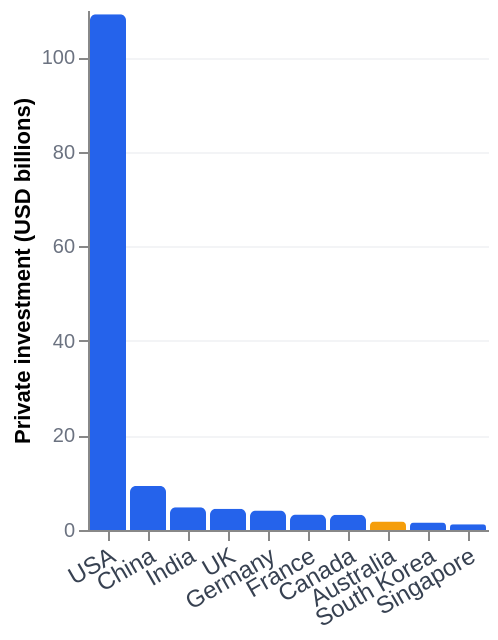

Describe this chart as a Vega-Lite specification.
### Vega-Lite specification from a JSON file in a GitHub repository (floating-point values rounded to 4 significant figures)
{"$schema": "https://vega.github.io/schema/vega-lite/v5.json", "description": "Private AI investment by country 2024 (USD billions) - Stanford HAI AI Index 2025", "width": "container", "height": 260, "data": {"values": [{"country": "USA", "investment": 109.1, "highlight": false}, {"country": "China", "investment": 9.3, "highlight": false}, {"country": "UK", "investment": 4.5, "highlight": false}, {"country": "India", "investment": 4.8, "highlight": false}, {"country": "Germany", "investment": 4.1, "highlight": false}, {"country": "Canada", "investment": 3.2, "highlight": false}, {"country": "France", "investment": 3.3, "highlight": false}, {"country": "Australia", "investment": 1.8, "highlight": true}, {"country": "South Korea", "investment": 1.6, "highlight": false}, {"country": "Singapore", "investment": 1.2, "highlight": false}]}, "mark": {"type": "bar", "cornerRadiusTopLeft": 3, "cornerRadiusTopRight": 3}, "encoding": {"x": {"field": "country", "type": "nominal", "sort": "-y", "axis": {"title": null, "labelAngle": -30, "labelColor": "#374151", "labelFontSize": 12}}, "y": {"field": "investment", "type": "quantitative", "axis": {"title": "Private investment (USD billions)", "labelColor": "#6B7280", "gridColor": "#F3F4F6"}}, "color": {"condition": {"test": "datum.highlight === true", "value": "#F59E0B"}, "value": "#2563EB"}, "tooltip": [{"field": "country", "type": "nominal", "title": "Country"}, {"field": "investment", "type": "quantitative", "title": "Investment (USD B)", "format": ".1f"}]}, "config": {"background": "transparent", "view": {"stroke": null}, "font": "DM Sans, sans-serif"}}
